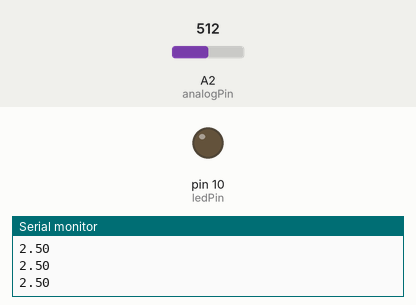
Simulated run of this sketch. Board: Arduino Uno, built with avr-gcc and run on an emulated ATmega328P. Shown: output pins drawn as LEDs (lit = HIGH), the last lines printed to the serial monitor. The test bench sets the inputs (shaded band); at power-on: A2 (analogPin) = 512.

Above: at 1.2 s.
1.3 s: A2 (analogPin) set to 1000
2.8 s: A2 (analogPin) set to 1021
At 4.0 s:
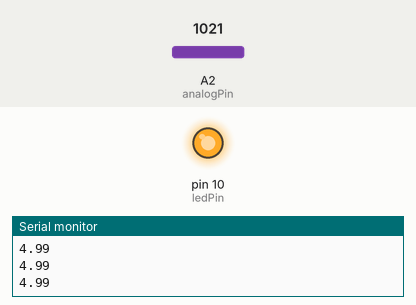
4.3 s: A2 (analogPin) set to 900
At 5.5 s:
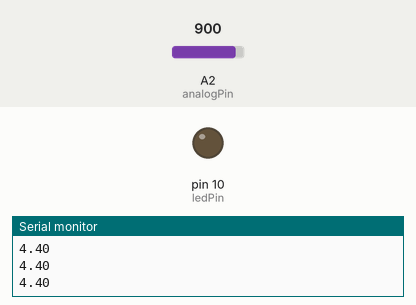
5.9 s: A2 (analogPin) set to 1023
At 6.9 s:
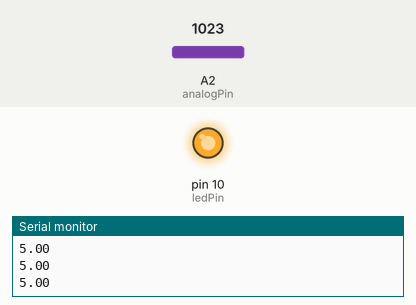
Timing chart, 0 to 8.5 s (numbered marks = the images above; inputs shaded):
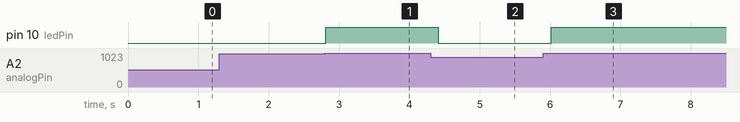

The sketch:

IFs_2.ino
```cpp
float V2;
int readVal;
int analogPin = A2;
int ledPin = 10;
int dt = 200;

void setup() {
  Serial.begin(9600);
  pinMode(analogPin, INPUT);
  pinMode(ledPin, OUTPUT);
}

void loop() {
  readVal = analogRead(analogPin);
  V2 = (5.0 * readVal) / 1023.0;
  // Encender LED si el voltaje está cerca de 5.0V
  if (V2 >= 4.95 && V2 <= 5.05) {
    digitalWrite(ledPin, HIGH);
  } else {
    digitalWrite(ledPin, LOW);
  }
  Serial.println(V2);
  delay(dt);
}
```

Measured:
- the behaviour switches between 1012 and 1013 on A2 (analogPin) (found by bisection; images 0 and 1)
- after the input at 2.8 s, pin 10 (ledPin): LOW → HIGH at once
- after the input at 4.3 s, pin 10 (ledPin): HIGH → LOW after 0.11 s
- after the input at 5.9 s, pin 10 (ledPin): LOW → HIGH after 0.12 s
